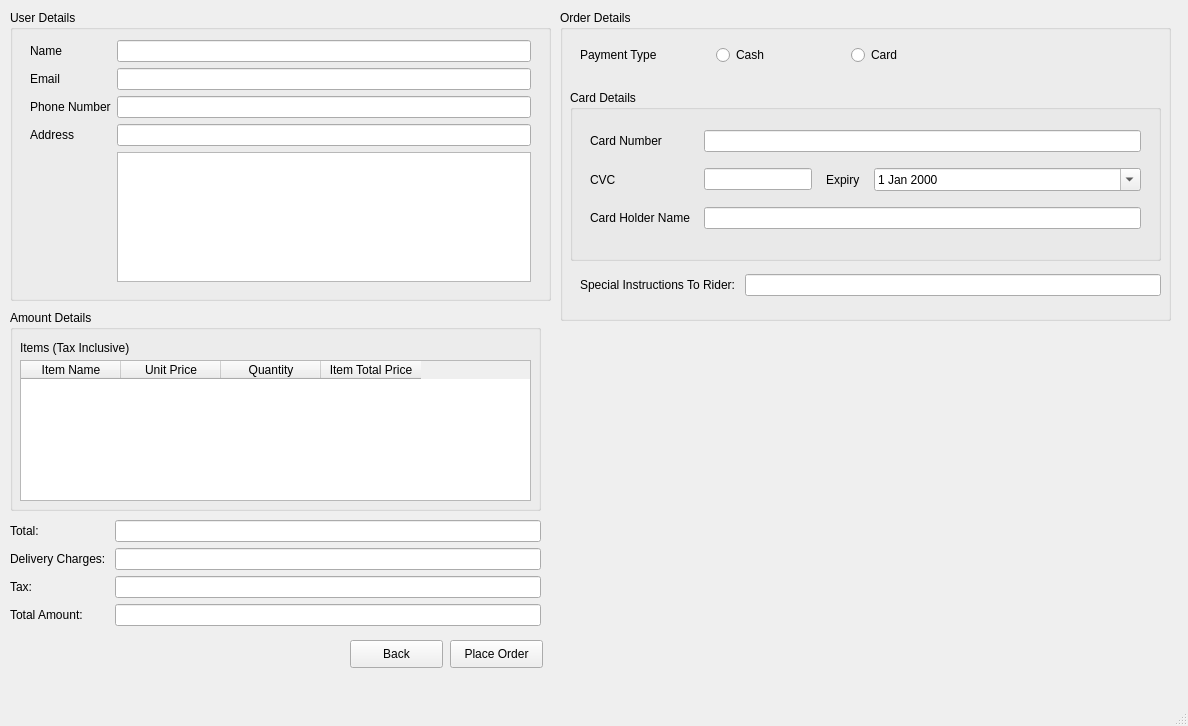
<?xml version="1.0" encoding="UTF-8"?>
<ui version="4.0">
 <class>MainWindow</class>
 <widget class="QMainWindow" name="MainWindow">
  <property name="geometry">
   <rect>
    <x>0</x>
    <y>0</y>
    <width>1188</width>
    <height>726</height>
   </rect>
  </property>
  <property name="windowTitle">
   <string>Order Checkout</string>
  </property>
  <widget class="QWidget" name="centralwidget">
   <widget class="QGroupBox" name="groupBox">
    <property name="geometry">
     <rect>
      <x>10</x>
      <y>10</y>
      <width>541</width>
      <height>291</height>
     </rect>
    </property>
    <property name="title">
     <string>User Details</string>
    </property>
    <widget class="QWidget" name="gridLayoutWidget">
     <property name="geometry">
      <rect>
       <x>20</x>
       <y>30</y>
       <width>501</width>
       <height>242</height>
      </rect>
     </property>
     <layout class="QGridLayout" name="gridLayout" rowstretch="0,0,0,0,0" columnstretch="0,0">
      <item row="3" column="0">
       <widget class="QLabel" name="label_8">
        <property name="text">
         <string>Address</string>
        </property>
       </widget>
      </item>
      <item row="0" column="0">
       <widget class="QLabel" name="label_4">
        <property name="text">
         <string>Name</string>
        </property>
       </widget>
      </item>
      <item row="2" column="1">
       <widget class="QLineEdit" name="phoneNum"/>
      </item>
      <item row="3" column="1">
       <widget class="QLineEdit" name="addressEdit"/>
      </item>
      <item row="0" column="1">
       <widget class="QLineEdit" name="customerName"/>
      </item>
      <item row="2" column="0">
       <widget class="QLabel" name="label_9">
        <property name="text">
         <string>Phone Number</string>
        </property>
       </widget>
      </item>
      <item row="1" column="0">
       <widget class="QLabel" name="label_3">
        <property name="text">
         <string>Email</string>
        </property>
       </widget>
      </item>
      <item row="1" column="1">
       <widget class="QLineEdit" name="emailAddress"/>
      </item>
      <item row="4" column="1">
       <widget class="QListWidget" name="addressList">
        <property name="editTriggers">
         <set>QAbstractItemView::NoEditTriggers</set>
        </property>
        <property name="selectionBehavior">
         <enum>QAbstractItemView::SelectItems</enum>
        </property>
        <property name="currentRow">
         <number>-1</number>
        </property>
       </widget>
      </item>
     </layout>
    </widget>
   </widget>
   <widget class="QGroupBox" name="groupBox_2">
    <property name="geometry">
     <rect>
      <x>560</x>
      <y>10</y>
      <width>611</width>
      <height>311</height>
     </rect>
    </property>
    <property name="title">
     <string>Order Details</string>
    </property>
    <widget class="QWidget" name="gridLayoutWidget_2">
     <property name="geometry">
      <rect>
       <x>20</x>
       <y>20</y>
       <width>401</width>
       <height>51</height>
      </rect>
     </property>
     <layout class="QGridLayout" name="gridLayout_2">
      <item row="0" column="1">
       <widget class="QRadioButton" name="cashButton">
        <property name="text">
         <string>Cash</string>
        </property>
       </widget>
      </item>
      <item row="0" column="0">
       <widget class="QLabel" name="label">
        <property name="text">
         <string>Payment Type</string>
        </property>
       </widget>
      </item>
      <item row="0" column="2">
       <widget class="QRadioButton" name="cardButton">
        <property name="text">
         <string>Card</string>
        </property>
       </widget>
      </item>
     </layout>
    </widget>
    <widget class="QGroupBox" name="cardGroup">
     <property name="geometry">
      <rect>
       <x>10</x>
       <y>80</y>
       <width>591</width>
       <height>171</height>
      </rect>
     </property>
     <property name="title">
      <string>Card Details</string>
     </property>
     <widget class="QWidget" name="gridLayoutWidget_3">
      <property name="geometry">
       <rect>
        <x>10</x>
        <y>20</y>
        <width>571</width>
        <height>141</height>
       </rect>
      </property>
      <layout class="QGridLayout" name="gridLayout_3" columnstretch="0,0,0,1">
       <property name="leftMargin">
        <number>10</number>
       </property>
       <property name="topMargin">
        <number>10</number>
       </property>
       <property name="rightMargin">
        <number>10</number>
       </property>
       <property name="bottomMargin">
        <number>10</number>
       </property>
       <property name="horizontalSpacing">
        <number>14</number>
       </property>
       <item row="0" column="0">
        <widget class="QLabel" name="label_2">
         <property name="text">
          <string>Card Number</string>
         </property>
        </widget>
       </item>
       <item row="1" column="0">
        <widget class="QLabel" name="label_5">
         <property name="text">
          <string>CVC</string>
         </property>
        </widget>
       </item>
       <item row="0" column="1" colspan="3">
        <widget class="QLineEdit" name="cardNumber"/>
       </item>
       <item row="1" column="3">
        <widget class="QDateEdit" name="expiryDate">
         <property name="calendarPopup">
          <bool>true</bool>
         </property>
        </widget>
       </item>
       <item row="1" column="2">
        <widget class="QLabel" name="label_6">
         <property name="text">
          <string>Expiry</string>
         </property>
        </widget>
       </item>
       <item row="1" column="1">
        <widget class="QLineEdit" name="cvcNumber"/>
       </item>
       <item row="2" column="0">
        <widget class="QLabel" name="label_7">
         <property name="text">
          <string>Card Holder Name</string>
         </property>
        </widget>
       </item>
       <item row="2" column="1" colspan="3">
        <widget class="QLineEdit" name="cardHolderName"/>
       </item>
      </layout>
     </widget>
    </widget>
    <widget class="QWidget" name="gridLayoutWidget_4">
     <property name="geometry">
      <rect>
       <x>20</x>
       <y>260</y>
       <width>581</width>
       <height>31</height>
      </rect>
     </property>
     <layout class="QGridLayout" name="gridLayout_4">
      <item row="0" column="0">
       <widget class="QLabel" name="label_10">
        <property name="text">
         <string>Special Instructions To Rider: </string>
        </property>
       </widget>
      </item>
      <item row="0" column="1">
       <widget class="QLineEdit" name="specReq"/>
      </item>
     </layout>
    </widget>
   </widget>
   <widget class="QGroupBox" name="groupBox_4">
    <property name="geometry">
     <rect>
      <x>10</x>
      <y>310</y>
      <width>531</width>
      <height>201</height>
     </rect>
    </property>
    <property name="title">
     <string>Amount Details</string>
    </property>
    <widget class="QLabel" name="label_11">
     <property name="geometry">
      <rect>
       <x>10</x>
       <y>30</y>
       <width>131</width>
       <height>16</height>
      </rect>
     </property>
     <property name="text">
      <string>Items (Tax Inclusive)</string>
     </property>
    </widget>
    <widget class="QTableWidget" name="checkOutItemTable">
     <property name="geometry">
      <rect>
       <x>10</x>
       <y>50</y>
       <width>511</width>
       <height>141</height>
      </rect>
     </property>
     <column>
      <property name="text">
       <string>Item Name</string>
      </property>
     </column>
     <column>
      <property name="text">
       <string>Unit Price</string>
      </property>
     </column>
     <column>
      <property name="text">
       <string>Quantity</string>
      </property>
     </column>
     <column>
      <property name="text">
       <string>Item Total Price</string>
      </property>
     </column>
    </widget>
   </widget>
   <widget class="QPushButton" name="orderButton">
    <property name="geometry">
     <rect>
      <x>450</x>
      <y>640</y>
      <width>93</width>
      <height>28</height>
     </rect>
    </property>
    <property name="text">
     <string>Place Order</string>
    </property>
   </widget>
   <widget class="QPushButton" name="backButton">
    <property name="geometry">
     <rect>
      <x>350</x>
      <y>640</y>
      <width>93</width>
      <height>28</height>
     </rect>
    </property>
    <property name="text">
     <string>Back</string>
    </property>
   </widget>
   <widget class="QWidget" name="formLayoutWidget">
    <property name="geometry">
     <rect>
      <x>10</x>
      <y>520</y>
      <width>531</width>
      <height>111</height>
     </rect>
    </property>
    <layout class="QFormLayout" name="formLayout">
     <item row="0" column="0">
      <widget class="QLabel" name="label_12">
       <property name="text">
        <string>Total: </string>
       </property>
      </widget>
     </item>
     <item row="0" column="1">
      <widget class="QLineEdit" name="lineEdit"/>
     </item>
     <item row="1" column="0">
      <widget class="QLabel" name="label_13">
       <property name="text">
        <string>Delivery Charges: </string>
       </property>
      </widget>
     </item>
     <item row="1" column="1">
      <widget class="QLineEdit" name="lineEdit_2"/>
     </item>
     <item row="2" column="0">
      <widget class="QLabel" name="label_14">
       <property name="text">
        <string>Tax: </string>
       </property>
      </widget>
     </item>
     <item row="2" column="1">
      <widget class="QLineEdit" name="lineEdit_3"/>
     </item>
     <item row="3" column="0">
      <widget class="QLabel" name="label_15">
       <property name="text">
        <string>Total Amount:</string>
       </property>
      </widget>
     </item>
     <item row="3" column="1">
      <widget class="QLineEdit" name="lineEdit_4"/>
     </item>
    </layout>
   </widget>
  </widget>
  <widget class="QMenuBar" name="menubar">
   <property name="geometry">
    <rect>
     <x>0</x>
     <y>0</y>
     <width>1188</width>
     <height>26</height>
    </rect>
   </property>
  </widget>
  <widget class="QStatusBar" name="statusbar"/>
 </widget>
 <resources/>
 <connections/>
</ui>
